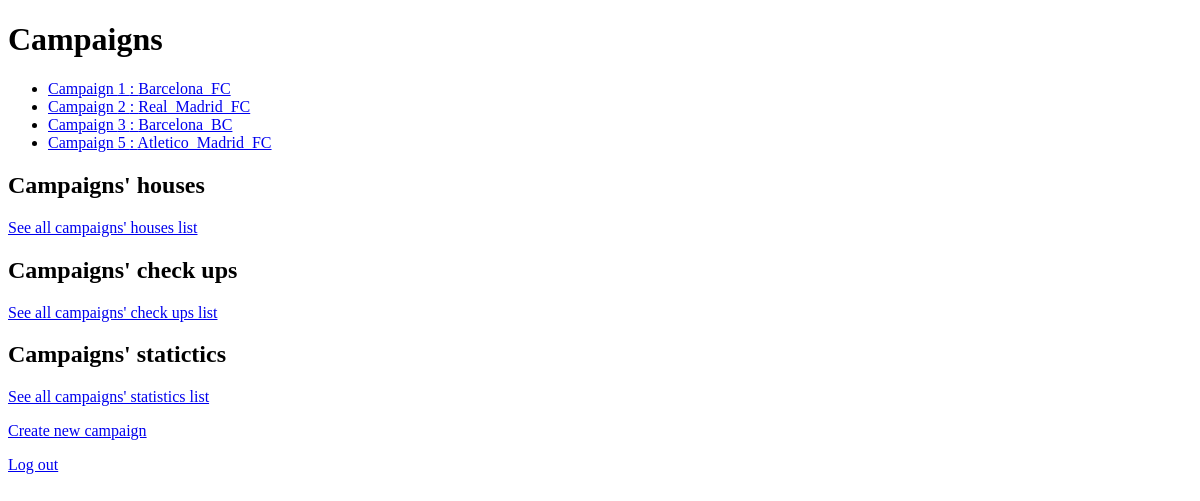
The app's page /campaigns/, older data.
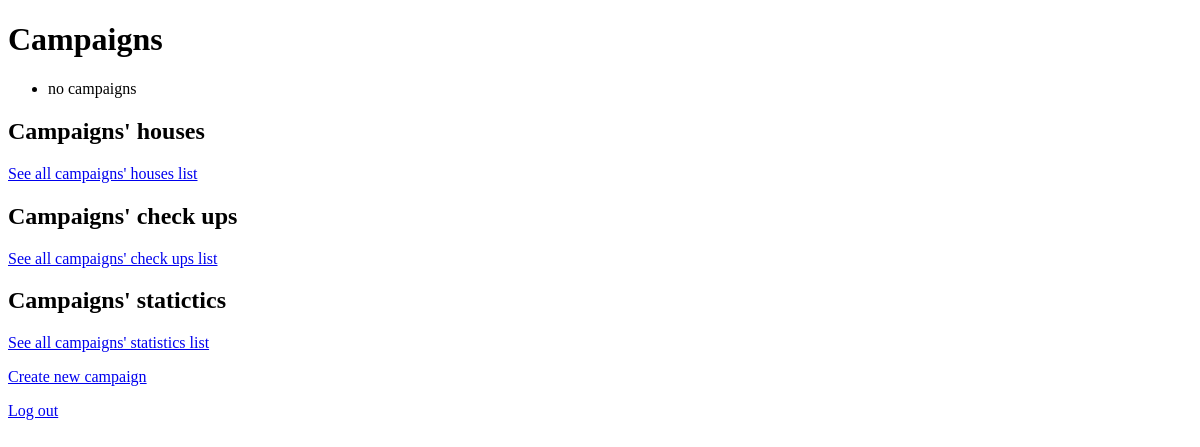
The same page, newer data.
### campaigns/models.py (models this page shows, shortened)
class Campaign(models.Model):
	title = models.CharField(max_length = 64)
	status = models.CharField(max_length = 1)
	supervisor = models.ForeignKey(Supervisor, on_delete = models.CASCADE, related_name = 'controled_by')
	creator = models.ForeignKey(User, on_delete = models.CASCADE, related_name = 'created_by', default = 1)

### campaigns/views.py (the view)
# urls.py: path('', views.index, name = 'index'),
def index(request):
	return render(request, 'campaigns/index.html', {
		'campaigns' : Campaign.objects.all(),
		})

### campaigns/templates/campaigns/index.html (shortened to what this page needs)
{% extends 'campaigns/layout.html' %}
{% block body %}
	<h1>Campaigns</h1>
	<ul>
		{% for campaign in campaigns %}
		<li>
		 	<a href="{% url 'campaigns:campaign' campaign.id %}">
				Campaign {{campaign.id}} : {{campaign.title}}
			</a>
		</li>
		{% empty %}
			<li> no campaigns</li>
		{% endfor %}
	</ul>
	<h2>Campaigns' houses</h2>
	<a href = "{% url 'campaigns:h_index' %}"> See all campaigns' houses list</a>
	<h2>Campaigns' check ups</h2>
	<a href = "{% url 'campaigns:cu_index' %}"> See all campaigns' check ups list</a>
	<h2>Campaigns' statictics</h2>
	<a href = "{% url 'campaigns:stat_index' %}"> See all campaigns' statistics list</a>
	<a href = "{% url 'users:logoutplus' %}"> Create new campaign </a>
	<a href = "{% url 'users:logout' %}"> Log out </a>
{% endblock %}

Row changes from the older to the newer data that the page shows:
removed Campaign: id "1", title "Barcelona_FC"
removed Campaign: id "2", title "Real_Madrid_FC"
removed Campaign: id "3", title "Barcelona_BC"
removed Campaign: id "5", title "Atletico_Madrid_FC"
Text that changed along with them:
text now shown: "no campaigns"
